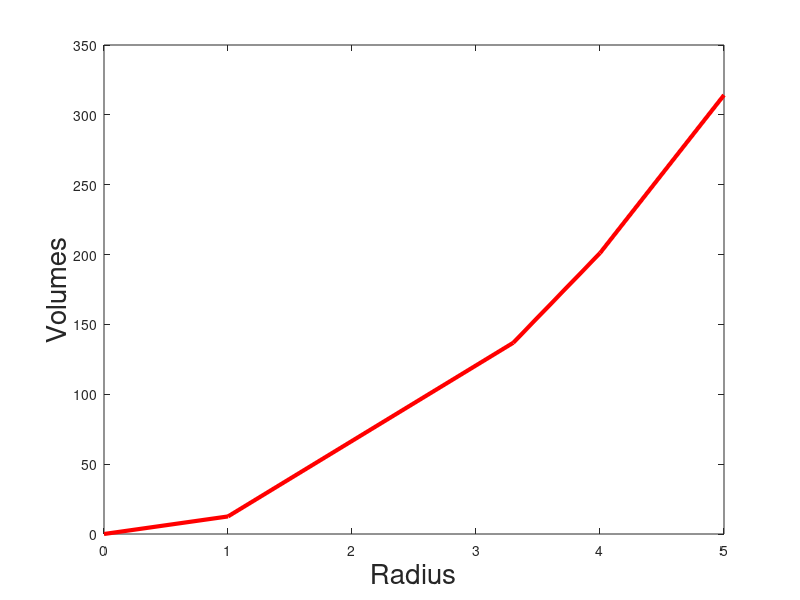

MATLAB code for this plot:
% Cone parameters
r = 5;
h = 12;

% Calculate the volume
vol = pi * r * r * h/3;

% Calculate the volume vector 'volumes'
r_vals = [0, 1,3.3,4,5];
volumes = pi* r_vals .* r_vals * h/3;

% Plot r_vals versus volumes. Use the plot function!
% Don't forget to render the plot handle 'graph_properties'
figure(1);
graph_properties = plot(r_vals, volumes, 'r-');
set(graph_properties, 'linewidth', 3);
xlabel('Radius', 'fontsize', 20);
ylabel('Volumes', 'fontsize', 20);